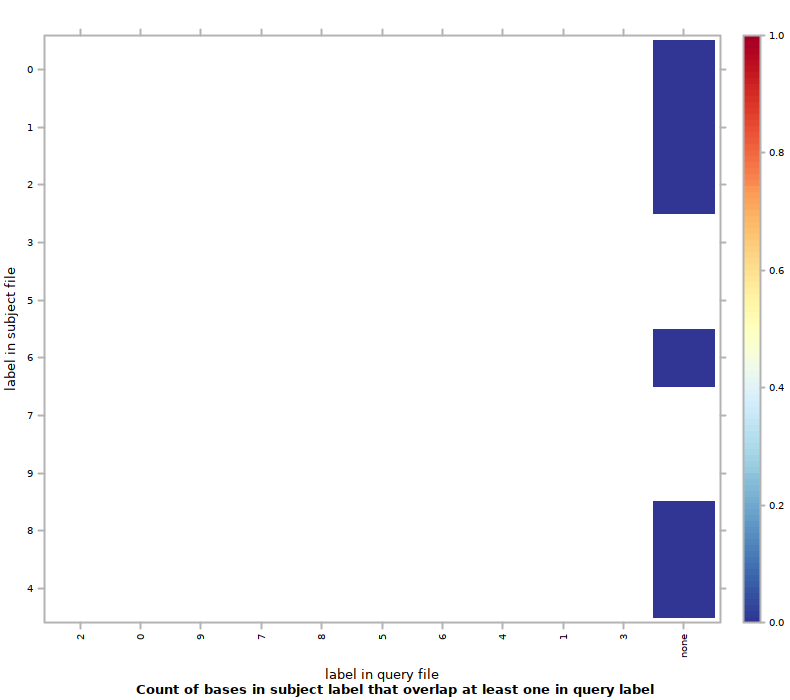

This chart was generated by the following R code:
#!/usr/bin/env Rscript
## transcript produced by Segtools 1.1.14

segtools.r.dirname <-
  system2("python",
          c("-c", "'import segtools; print segtools.get_r_dirname()'"),
          stdout = TRUE)

source(file.path(segtools.r.dirname, 'common.R'))
source(file.path(segtools.r.dirname, 'overlap.R'))
save.overlap.performance('./MCex2bp100bp/overlap-ordered', 'overlap.performance', './MCex2bp100bp/overlap-ordered/overlap.tab', row.normalize = 'FALSE', mnemonic_file = './MCex2bp100bp/overlap-direct/mnemonics1_new.txt', clobber = FALSE, col_mnemonic_file = './MCex2bp100bp/overlap-direct/mnemonics2_new.txt')
save.overlap.heatmap('./MCex2bp100bp/overlap-ordered', 'overlap', './MCex2bp100bp/overlap-ordered/overlap.tab', clobber = FALSE, col_mnemonic_file = './MCex2bp100bp/overlap-direct/mnemonics2_new.txt', cluster = FALSE, max_contrast = FALSE, row.normalize = 'FALSE', mnemonic_file = './MCex2bp100bp/overlap-direct/mnemonics1_new.txt')
